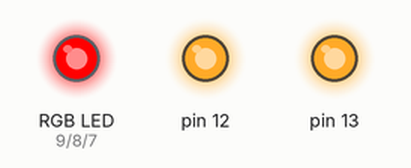
The sketch below on a simulated Arduino Uno, built with avr-gcc and run on an emulated ATmega328P. Shown: an RGB LED mixed from three pins (HIGH = lit), output pins drawn as LEDs (lit = HIGH).

Above: at 0.15 s.
At 0.55 s:
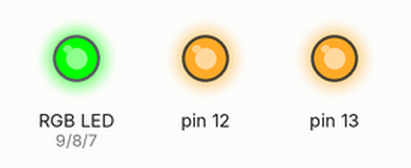
At 1.2 s:
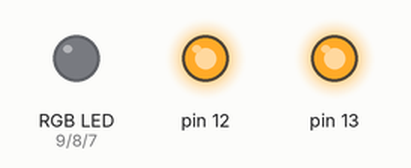
At 2.25 s:
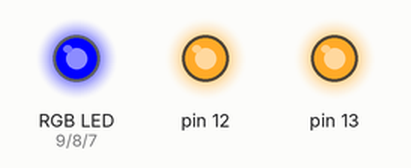
Timing chart, 0 to 3.0 s (numbered marks = the images above):
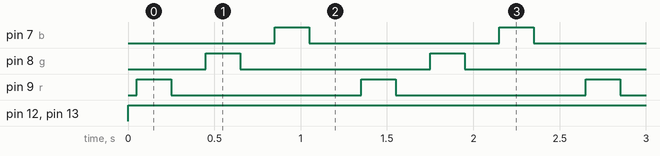

The sketch:

blinkExampleRGB.ino
```cpp
int r=9;
int g=8;
int b=7;
int d=200;
void setup() {
  // put your setup code here, to run once:
  pinMode(r,OUTPUT);
  pinMode(g,OUTPUT);
  pinMode(b,OUTPUT);
  pinMode(13,OUTPUT);
  pinMode(12,OUTPUT);
}
void loop() {
  digitalWrite(13,HIGH);
  digitalWrite(13,HIGH);
  digitalWrite(12,HIGH);
  delay(50);
  digitalWrite(r,HIGH);
  delay(d);
  digitalWrite(r,LOW);
  delay(d);
  digitalWrite(g,HIGH);
  delay(d);
  digitalWrite(g,LOW);
  delay(d);
  digitalWrite(b,HIGH);
  delay(d);
  digitalWrite(b,LOW);
  delay(d);

  delay(50);
  // put your main code here, to run repeatedly:

}
```

Measured:
- by itself, pin 7 (b), pin 8 (g), pin 9 (r): alternates HIGH for 0.20 s and LOW for 1.1 s
- by itself, pin 12, pin 13: LOW → HIGH at 0.00 s
- by itself, everything shown: repeats every 1.3 s, in 6 steps
